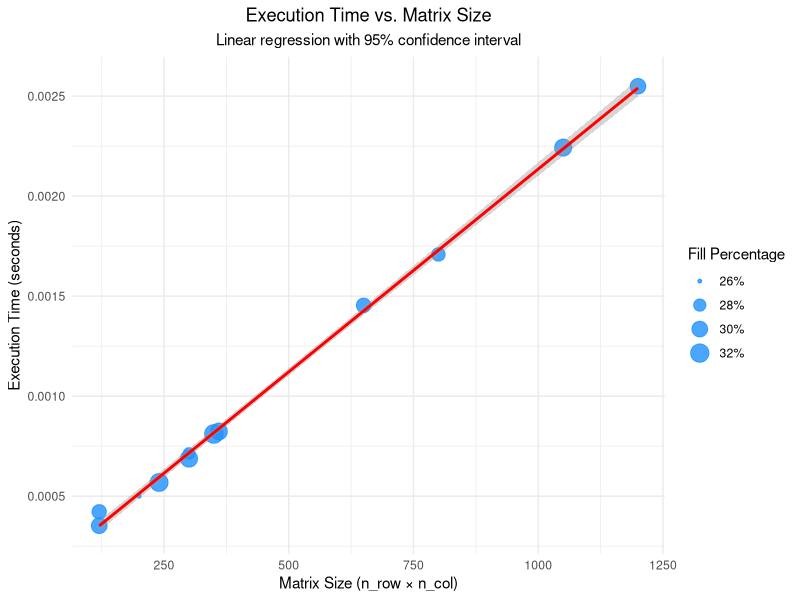

Here is the R script that generated this plot:
# ======== Rapidity estimation ========

## ==== 1. library import ====
library(tidyverse)
library(progress)
library(ggplot2)
library(dplyr)
library(vegan)
library(permute)
library(lattice)

# set parallel options to the computer's number of cores minus 1
options(mc.cores = max(1, parallel::detectCores() - 1))

## ==== 2. Function for Global analysis ====
# Assuming nestedness_analysis function is defined elsewhere
# For testing purposes, we'll create a dummy version if it doesn't exist
if (!exists("nestedness_analysis")) {
  nestedness_analysis <- function(mat, matrix_id, n_iter = 1000) {
    # Simulate computation time proportional to matrix size
    Sys.sleep(prod(dim(mat)) / 500000)
    return(list())
  }
}

## ==== 3. Matrices simulation ====
### A.  Define matrix sizes ----
# (they resemble matrcies from our data)
matrix_sizes <- list(
  c(4, 30), c(12, 10), c(5, 40), c(8, 30),
  c(6, 50), c(10, 30), c(4, 90), c(7, 50),
  c(5, 130), c(40, 20), c(15, 70), c(20, 60)
)

### B.  Generate random binary matrix with target fill ----
# 30% is the mean fill in our real data
# So we aim for a mean fill of 0.3 for the simulated too
generate_matrix <- function(n_row, n_col, target_fill = 0.3) {
  repeat {
    # Create matrix with approximate target fill
    mat <- matrix(rbinom(n_row * n_col, 1, target_fill), 
                  nrow = n_row, ncol = n_col)
    # Ensure matrix isn't empty (0% fill)
    actual_fill <- mean(mat)
    if (actual_fill > 0) break
  }
  return(list(matrix = mat, fill = actual_fill))
}

### C. Initialize results dataframe ----
results <- data.frame(
  n_row = integer(),
  n_col = integer(),
  size = integer(),
  fill = numeric(),
  time = numeric()
)

### D. Timestamped function call ----
for (size in matrix_sizes) {
  n_row <- size[1]
  n_col <- size[2]
  
  # Generate matrix
  mat_data <- generate_matrix(n_row, n_col)
  mat <- mat_data$matrix
  actual_fill <- mat_data$fill
  
  # Time the function execution
  start_time <- Sys.time()
  nestedness_analysis(mat, matrix_id = paste0(n_row, "x", n_col), n_iter = 1000)
  elapsed <- as.numeric(Sys.time() - start_time, units = "secs")
  
  # Store results
  results <- rbind(results, data.frame(
    n_row = n_row,
    n_col = n_col,
    size = n_row * n_col,
    fill = actual_fill,
    time = elapsed
  ))
}

## ==== 5. Visualisation ====
ggplot(results, aes(x = size, y = time)) +
  geom_point(aes(size = fill), color = "dodgerblue", alpha = 0.8) +
  geom_smooth(method = "lm", formula = y ~ x, se = TRUE, color = "red") +
  labs(title = "Execution Time vs. Matrix Size",
       subtitle = "Linear regression with 95% confidence interval",
       x = "Matrix Size (n_row × n_col)",
       y = "Execution Time (seconds)",
       size = "Fill Percentage") +
  scale_size_continuous(labels = scales::percent) +
  theme_minimal() +
  theme(plot.title = element_text(hjust = 0.5),
        plot.subtitle = element_text(hjust = 0.5))

